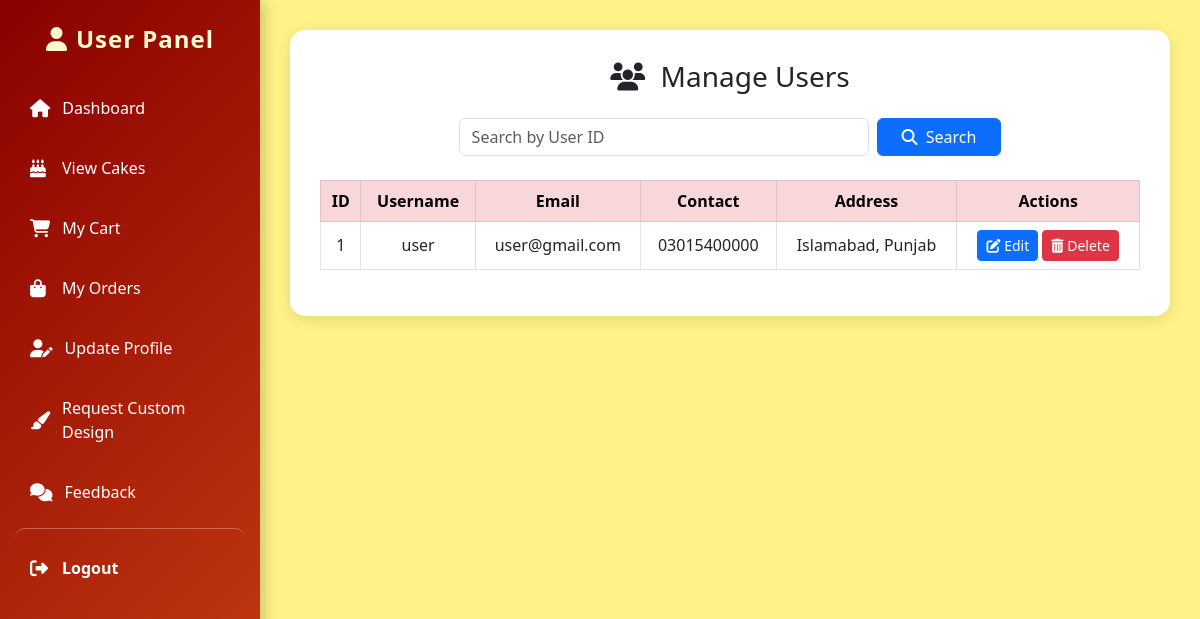
The page /manage-users.php (signed in) on the database its author committed.
### tables this page shows
CREATE TABLE `tbl_users` (
  `User_id` int(11) NOT NULL,
  `UserName` varchar(50) NOT NULL,
  `Password` varchar(255) DEFAULT NULL,
  `Email` varchar(100) NOT NULL,
  `Contact` varchar(100) DEFAULT NULL,
  `Address` varchar(255) NOT NULL
);

### manage-users.php (the view, shortened to what this page needs)
<?php
include("../dbconnection.php");
include 'sidebar.php';
$users = [];
if (isset($_POST['search'])) {
    $search_id = intval($_POST['userid']);
    $result = mysqli_query($conn, "SELECT * FROM tbl_users WHERE User_id='$search_id'");
} else {
    $result = mysqli_query($conn, "SELECT * FROM tbl_users ORDER BY User_id DESC");
}
while ($row = mysqli_fetch_assoc($result)) {
    $users[] = $row;
}
?>
<!DOCTYPE html>
<html lang="en">
<head>
<link href="https://cdn.jsdelivr.net/npm/bootstrap@5.3.0/dist/css/bootstrap.min.css" rel="stylesheet">
<link rel="stylesheet" href="https://cdnjs.cloudflare.com/ajax/libs/font-awesome/6.4.0/css/all.min.css">
</head>
<body>
<?php include 'sidebar.php'; ?>
<div class="main-content">
    <div class="container-box">
        <h3 class="mb-4"><i class="fas fa-users me-2"></i> Manage Users</h3>
        <form method="POST" class="mb-4 d-flex justify-content-center">
            <input type="number" name="userid" class="form-control w-50 me-2" placeholder="Search by User ID" required>
            <button type="submit" name="search" class="btn btn-primary px-4">
                <i class="fas fa-search me-1"></i> Search
            </button>
        </form>
        <div class="table-responsive">
            <table class="table table-bordered align-middle text-center">
                <thead class="table-danger">
                    <tr>
                        <th>ID</th>
                        <th>Username</th>
                        <th>Email</th>
                        <th>Contact</th>
                        <th>Address</th>
                        <th>Actions</th>
                    </tr>
                </thead>
                <tbody>
                    <?php if (count($users) > 0): ?>
                        <?php foreach ($users as $user): ?>
                            <tr>
                                <td><?= htmlspecialchars($user['User_id']) ?></td>
                                <td><?= htmlspecialchars($user['UserName']) ?></td>
                                <td><?= htmlspecialchars($user['Email']) ?></td>
                                <td><?= htmlspecialchars($user['Contact'] ?? '-') ?></td>
                                <td><?= htmlspecialchars($user['Address'] ?? '-') ?></td>
                                <td>
                                    <a href="update-user.php?id=<?= $user['User_id'] ?>" class="btn btn-primary btn-sm">
                                        <i class="fas fa-edit"></i> Edit
                                    </a>
                                    <form method="POST" style="display:inline;">
                                        <button type="submit" name="delete" class="btn btn-danger btn-sm"
                                            onclick="return confirm('⚠ Delete this user?');">
                                            <i class="fas fa-trash-alt"></i> Delete
                                        </button>
                                    </form>
                                </td>
                            </tr>
                        <?php endforeach; ?>
                    <?php else: ?>
                        <tr><td colspan="6" class="text-center text-muted">No users found!</td></tr>
                    <?php endif; ?>
                </tbody>
            </table>
        </div>
    </div>
</div>
</body>
</html>

### sidebar.php (style rules this page uses)
body { background: #FFF5E4; font-family: 'Segoe UI', Tahoma, Geneva, Verdana, sans-serif; }

### manage-users.php (style rules this page uses)
body { background-color: #FFF5E4; font-family: 'Segoe UI', Tahoma, Geneva, Verdana, sans-serif; margin: 0; display: flex; }
.main-content { margin-left: 260px; padding: 30px; flex: 1; background-color: #FFF287; min-height: 100vh; }
.container-box { background: #fff; border-radius: 15px; box-shadow: 0 4px 15px rgba(0,0,0,0.1); padding: 30px; }
h3 { color: #8A0000; font-weight: bold; text-align: center; }
.btn-primary { background-color: #8A0000; border: none; }
.btn-danger { background-color: #b30000; border: none; }

### rows shown on the page
tbl_users: User_id "1", UserName "user", Email "user@gmail.com", Contact "03015400000", Address "Islamabad, Punjab"
